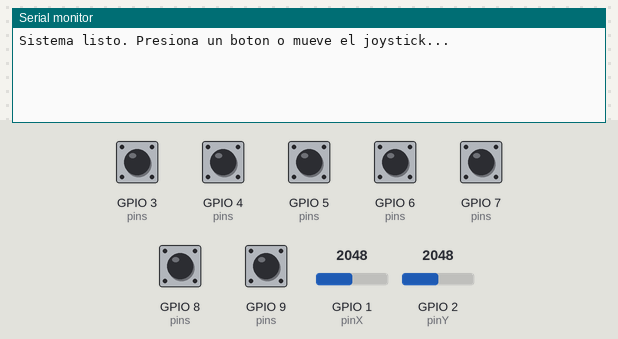
A sketch run on a simulated ESP32. On the bench: the last lines printed to the serial monitor. The inputs (shaded band) are chosen by the test bench; at power-on: GPIO 3 (pins), GPIO 4 (pins), GPIO 5 (pins), GPIO 6 (pins), GPIO 7 (pins), GPIO 8 (pins), GPIO 9 (pins) HIGH, GPIO 1 (pinX) = 2048, GPIO 2 (pinY) = 2048.

Above: at 1.2 s.
1.3 s: GPIO 1 (pinX) set to 3540
At 2.5 s:
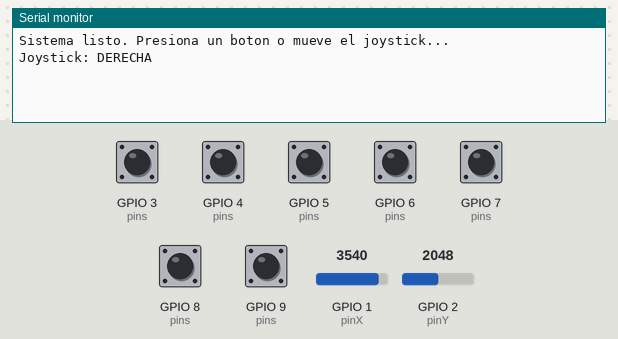
2.8 s: GPIO 2 (pinY) set to 3540
At 3.8 s:
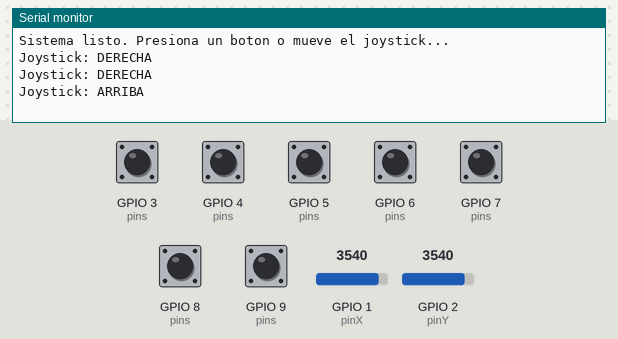
4.3 s: GPIO 3 (pins) pulled LOW for 0.15 s
At 4.7 s:
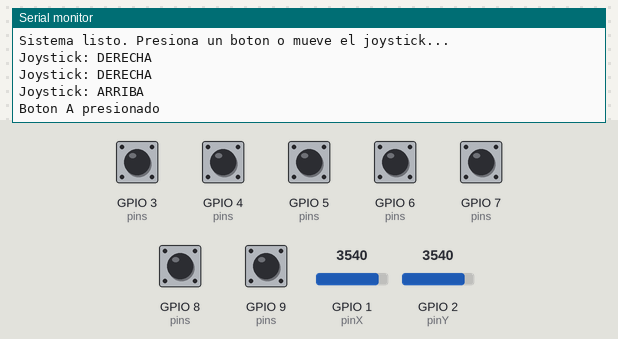
5.9 s: GPIO 4 (pins) pulled LOW for 0.15 s
At 7.1 s:
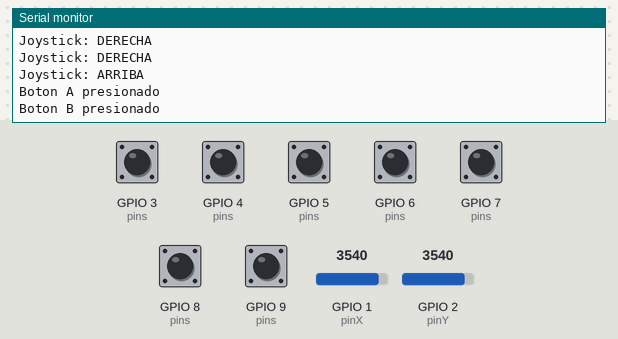
7.5 s: GPIO 5 (pins) pulled LOW for 0.15 s
At 8.5 s:
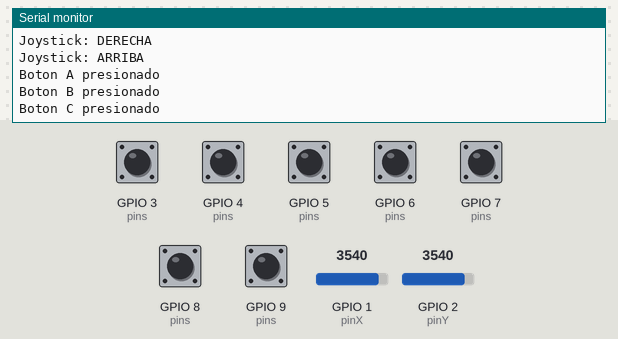
9.1 s: GPIO 6 (pins) pulled LOW for 0.15 s
At 9.9 s:
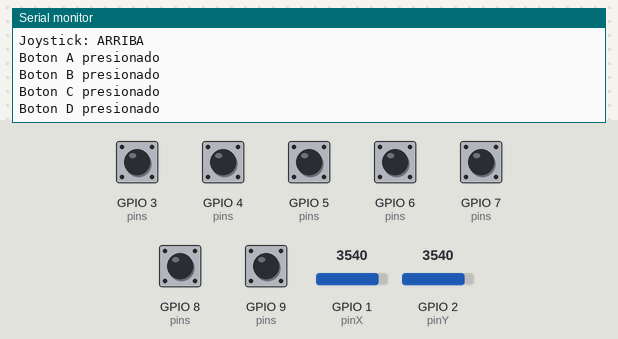

The sketch:

pon_joistick_control.ino
```cpp
const int pinX = 1;
const int pinY = 2;
const int btnA = 3;
const int btnB = 4;
const int btnC = 5;
const int btnD = 6;
const int btnE = 7;
const int btnF = 8;
const int btnK = 9;


int lastX = 0;
int lastY = 0;
bool lastBtnState[7] = {HIGH, HIGH, HIGH, HIGH, HIGH, HIGH, HIGH};
int pins[] = {btnA, btnB, btnC, btnD, btnE, btnF, btnK};
char labels[] = {'A', 'B', 'C', 'D', 'E', 'F', 'K'};

void setup() {
  Serial.begin(115200);


  for (int i = 0; i < 7; i++) {
    pinMode(pins[i], INPUT_PULLUP);
  }

  Serial.println("Sistema listo. Presiona un boton o mueve el joystick...");
}

void loop() {

  for (int i = 0; i < 7; i++) {
    bool currentState = digitalRead(pins[i]);


    if (currentState == LOW && lastBtnState[i] == HIGH) {
      Serial.printf("Boton %c presionado\n", labels[i]);
      delay(50);
    }
    lastBtnState[i] = currentState;
  }


  int currentX = analogRead(pinX);
  int currentY = analogRead(pinY);


  if (abs(currentX - lastX) > 150 || abs(currentY - lastY) > 150) {
    if (currentX < 500) Serial.println("Joystick: IZQUIERDA");
    else if (currentX > 3500) Serial.println("Joystick: DERECHA");

    if (currentY < 500) Serial.println("Joystick: ABAJO");
    else if (currentY > 3500) Serial.println("Joystick: ARRIBA");

    lastX = currentX;
    lastY = currentY;
  }

  delay(10);
}
```

Measured:
- after the input at 1.3 s, the serial monitor: prints a new line at once (image 1)
- after the input at 2.8 s, the serial monitor: prints a new line at once (image 2)
- after the input at 4.3 s, the serial monitor: prints a new line at once (image 3)
- after the input at 5.9 s, the serial monitor: prints a new line at once (image 4)
- after the input at 7.5 s, the serial monitor: prints a new line at once (image 5)
- after the input at 9.1 s, the serial monitor: prints a new line at once (image 6)
